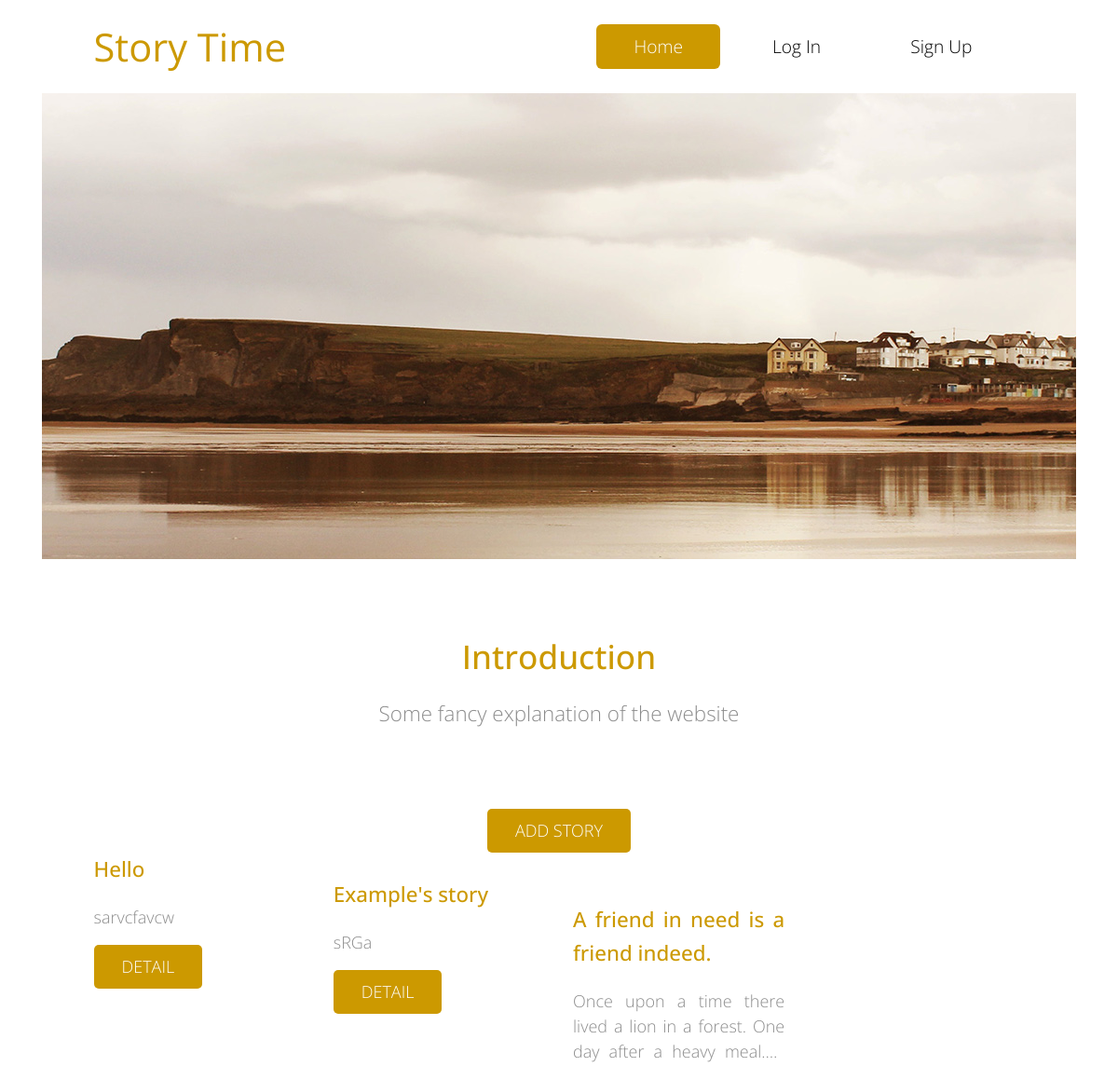
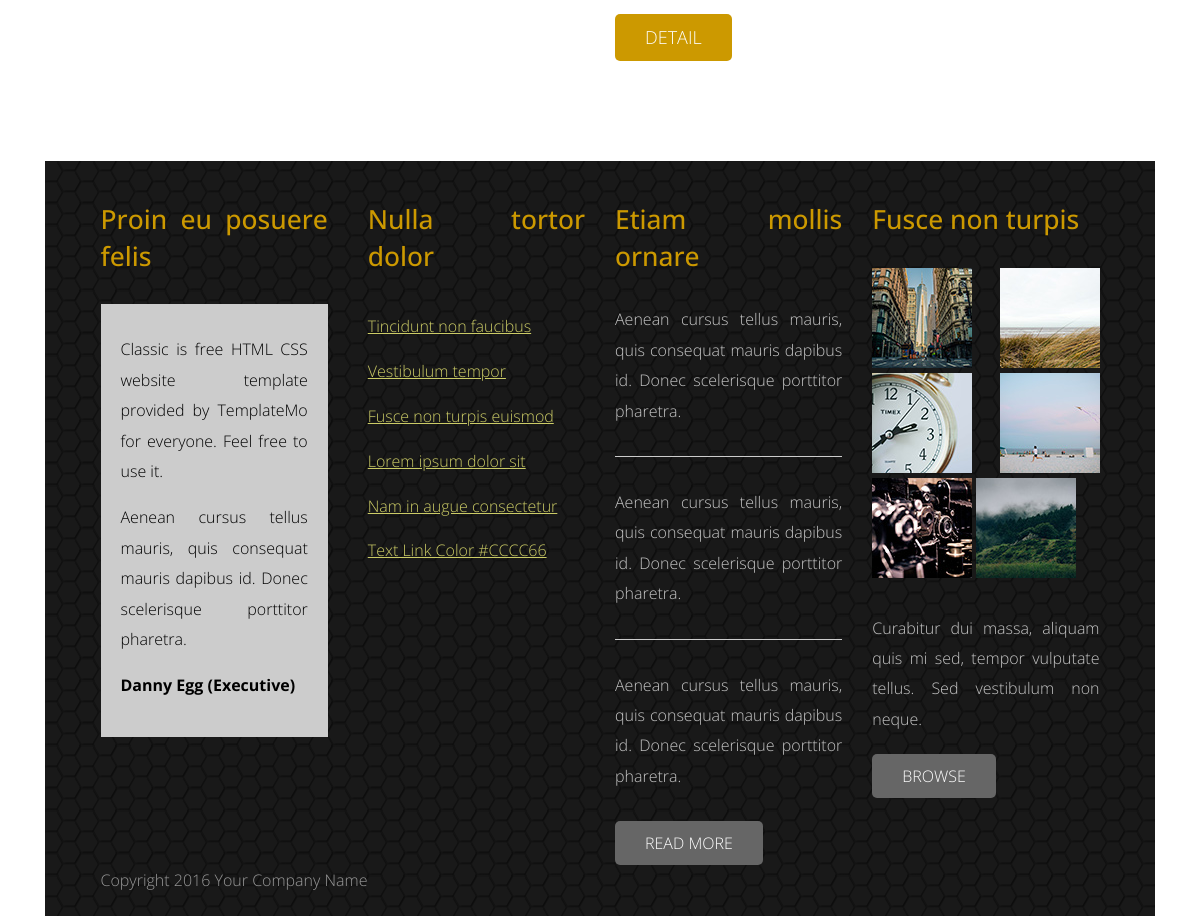
The page / on the database its author committed (2 pictures, top to bottom).
### blog/models.py (models this page shows)
class Story(models.Model):
	title = models.CharField('Story name',max_length=100)
	text = models.TextField()
	user = models.ManyToManyField(User)
	def __str__(self):
		return self.title

### blog/views.py (the view)
# urls.py: path("", views.home, name="home"),
def home(request):
	request.user
	story_list = Story.objects.all()
	template = loader.get_template("blog/home.html")
	return render(request, "blog/home.html", {'story_list':story_list})

### blog/templates/blog/home.html (shortened to what this page needs)
{% extends './base.html' %}
{% load static %}
{% block content %}
<body>
    <div class="tm-header">
        <div class="container-fluid">
            <div class="tm-header-inner">
                <a href="#" class="navbar-brand tm-site-name">Story Time</a>
                <nav class="navbar tm-main-nav">
                    <div class="collapse navbar-toggleable-sm" id="tmNavbar">
                        <ul class="nav navbar-nav">
                            <li class="nav-item active">
                                <a href="/" class="nav-link">Home</a>
                            </li>
                            {% if user.is_authenticated %}
                            <li class="nav-item">
                                <a href="{% url 'profile' user.username %}" class="nav-link">Profile</a>
                            </li>
                            <li class="nav-item">
                                <a href="my_stories" class="nav-link">My Stories</a>
                            </li>
                            <li class="nav-item">
                                <a href="logout" class="nav-link">Log Out</a>
                            </li>
                            {% else %}
                            <li class="nav-item">
                                <a href="login" class="nav-link">Log In</a>
                            </li>
                            <li class="nav-item">
                                <a href="register" class="nav-link">Sign Up</a>
                            </li>
                            {% endif %}
                        </ul>
                    </div>
                </nav>
            </div>
        </div>
    </div>
    <div class="tm-home-img-container">
    </div>
    <section class="tm-section">
        <div class="container-fluid">
            <div class="row">
                <div class="col-xs-12 col-sm-12 col-md-12 col-lg-12 text-xs-center">
                    <h2 class="tm-gold-text tm-title">Introduction</h2>
                    <p class="tm-subtitle">Some fancy explanation of the website</p>
                    <a href="/new_story" class="tm-btn text-uppercase">Add Story</a>
                </div>
            </div>
            <div class="row">
                {% for story in story_list %}
		        <div class="col-xs-12 col-sm-6 col-md-6 col-lg-3 col-xl-3">
		            <div class="tm-content-box">
		                <h4 class="tm-margin-b-20 tm-gold-text">{{story}}</h4>
		        	<div class="ellipsis"> {{story.text}} </div>
                        <a href="#" class="tm-btn text-uppercase">Detail</a>
		            </div>
		        </div>
        	    <br>
	            {% endfor %}
        </div>
    </section>
    <footer class="tm-footer">
        <div class="container-fluid">
            <div class="row">
                <div class="col-xs-12 col-sm-6 col-md-6 col-lg-3 col-xl-3">
                    <div class="tm-footer-content-box">
                        <h3 class="tm-gold-text tm-title tm-footer-content-box-title">Proin eu posuere felis</h3>
                        <div class="tm-gray-bg">
                            <p>Classic is free HTML CSS website template provided by TemplateMo for everyone. Feel free to use it.</p>
                            <p>Aenean cursus tellus mauris, quis consequat mauris dapibus id. Donec scelerisque porttitor pharetra.</p>
                            <p><strong>Danny Egg (Executive)</strong></p>
                        </div>
                    </div>
                </div>
                <div class="col-xs-12 col-sm-6 col-md-6 col-lg-3 col-xl-3">
                    <div class="tm-footer-content-box tm-footer-links-container">
                        <h3 class="tm-gold-text tm-title tm-footer-content-box-title">Nulla tortor dolor</h3>
                        <nav>
                            <ul class="nav">
                                <li><a href="#" class="tm-footer-link">Tincidunt non faucibus</a></li>
                                <li><a href="#" class="tm-footer-link">Vestibulum tempor</a></li>
                                <li><a href="#" class="tm-footer-link">Fusce non turpis euismod</a></li>
                                <li><a href="#" class="tm-footer-link">Lorem ipsum dolor sit</a></li>
                                <li><a href="#" class="tm-footer-link">Nam in augue consectetur</a></li>
                                <li><a href="#" class="tm-footer-link">Text Link Color #CCCC66</a></li>
                            </ul>
                        </nav>
                    </div>
                </div>
                <div class="col-xs-12 col-sm-6 col-md-6 col-lg-3 col-xl-3">
                    <div class="tm-footer-content-box">
                        <h3 class="tm-gold-text tm-title tm-footer-content-box-title">Etiam mollis ornare</h3>
                        <p class="tm-margin-b-30">Aenean cursus tellus mauris, quis consequat mauris dapibus id. Donec scelerisque porttitor pharetra.</p><hr class="tm-margin-b-30">
                        <p class="tm-margin-b-30">Aenean cursus tellus mauris, quis consequat mauris dapibus id. Donec scelerisque porttitor pharetra.</p><hr class="tm-margin-b-30">
                        <p class="tm-margin-b-30">Aenean cursus tellus mauris, quis consequat mauris dapibus id. Donec scelerisque porttitor pharetra.</p>
                        <a href="#" class="tm-btn tm-btn-gray text-uppercase">Read More</a>
                    </div>
                </div>
                <div class="col-xs-12 col-sm-6 col-md-6 col-lg-3 col-xl-3">
                    <div class="tm-footer-content-box">
                        <h3 class="tm-gold-text tm-title tm-footer-content-box-title">Fusce non turpis</h3>
                        <div class="tm-margin-b-30">
                            <img src={% static 'images/tm-img-100x100-1.jpg' %} alt="Image" class="tm-footer-thumbnail">
                            <img src={% static 'images/tm-img-100x100-2.jpg' %} alt="Image" class="tm-footer-thumbnail">
                            <img src={% static 'images/tm-img-100x100-3.jpg' %} alt="Image" class="tm-footer-thumbnail">
                            <img src={% static 'images/tm-img-100x100-4.jpg' %} alt="Image" class="tm-footer-thumbnail">
                            <img src={% static 'images/tm-img-100x100-5.jpg' %} alt="Image" class="tm-footer-thumbnail">
                            <img src={% static 'images/tm-img-100x100-6.jpg' %} alt="Image" class="tm-footer-thumbnail">
                        </div>
                        <p class="tm-margin-b-20">Curabitur dui massa, aliquam quis mi sed, tempor vulputate tellus. Sed vestibulum non neque.</p>
                        <a href="#" class="tm-btn tm-btn-gray text-uppercase">Browse</a>
                    </div>
                </div>
            </div>
            <div class="row">
                <div class="col-xs-12 tm-copyright-col">
                    <p class="tm-copyright-text">Copyright 2016 Your Company Name</p>
                </div>
            </div>
        </div>
    </footer>
</body>
{% endblock content %}

### static/css/templatemo-style.css (style rules this page uses)
body { color: #8c8c8c; font-family: 'Open Sans', Helvetica, Arial, sans-serif; font-size: 18px; font-weight: 300; overflow-x: hidden; }
a, button { transition: all 0.3s ease; }
h2 { font-size: 2.2rem; }
.container-fluid { margin-left: auto; margin-right: auto; max-width: 1390px; overflow-x: hidden; }
@media (max-width: 1390px) { .container-fluid { padding-left: 5%; padding-right: 5%; } }
.tm-header-inner { display: -webkit-flex; display: -ms-flexbox; display: flex; -webkit-align-items: center; -ms-flex-align: center; align-items: center; -webkit-justify-content: space-between; -ms-flex-pack: justify; justify-content: space-between; height: 100px; }
.tm-site-name { color: #cc9900; display: block; font-size: 2.6rem; font-weight: 400; }
.tm-main-nav { font-size: 1.2rem; }
.navbar-nav .nav-link { border-radius: 6px; color: black; padding: 10px 40px; }
.nav-item.active .nav-link, .nav-link:hover, .nav-link:focus { color: white; background-color: #cc9900; }
.tm-gold-text { color: #cc9900; }
.tm-section { padding-top: 80px; padding-bottom: 100px; }
.tm-home-img-container { background-image: url('../images/tm-home-img.jpg'); background-size: auto; background-position: center; background-repeat: no-repeat; height: 500px; }
.tm-title { margin-bottom: 1rem; line-height: 1.4; }
.tm-subtitle { font-size: 1.4rem; max-width: 800px; margin: 0 auto 80px; }
.tm-content-box { max-width: 310px; margin: 0 auto; }
h3 { font-size: 1.65rem; }
h4 { font-size: 1.4rem; line-height: 1.6; }
.tm-btn { color: white; background-color: #cc9900; border: none; border-radius: 5px; display: inline-block; padding: 10px 30px; }
.tm-btn-gray { background-color: #666666; }
.tm-margin-b-20 { margin-bottom: 20px; }
.tm-margin-b-30 { margin-bottom: 30px; }
.tm-footer { color: #c6c6c6; background-color: #191919; background-image: url('../images/classic-pattern-bg.png'); font-size: 1rem; padding-top: 40px; padding-bottom: 20px; }
.tm-footer-links-container { padding-left: 10px; }
.tm-footer-link { color: #CCCC66; line-height: 2.8; text-decoration: underline; }
.tm-footer-thumbnail { margin-bottom: 5px; }
.tm-copyright-text { color: #999999; margin-bottom: 0; }
hr { border-top: 1px solid #CCCCCC; }
p { line-height: 1.9; }
.tm-gray-bg { background-color: #CCCCCC; color: black; padding: 30px 20px 20px; }
.tm-footer-content-box-title { margin-bottom: 30px; }

### blog/templates/blog/home.html (style rules this page uses)
div.ellipsis { overflow: hidden; text-overflow: ellipsis; display: -webkit-box; -webkit-line-clamp: 3; -webkit-box-orient: vertical; }
div { text-align: justify; text-justify: inter-word; }

### rows shown on the page
Story: title "Hello", text "sarvcfavcw"
Story: title "Example's story", text "sRGa"
Story: title "A friend in need is a friend indeed.", text "Once upon a time there lived a lion in a forest. One day after a heavy meal.…"
